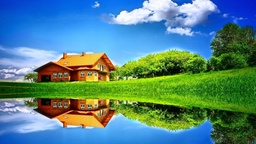
#> input picture Clustering/image.jpeg, 256 x 144 px, shrunk from 1600 x 900 before the run
$ jupyter execute Segmentation-kmeans.ipynb
#> lines starting #> are read from the running program, lines starting #| are printed output that depends on the picture
[cell 1]
import cv2
import numpy as np
import matplotlib.pyplot as plt

[cell 2]
img = cv2.imread("image.jpeg")
#> img is the input picture: shape (144, 256, 3); mean B, G, R 131.8, 133.4, 85.5
img_convert = cv2.cvtColor(img, cv2.COLOR_BGR2RGB)  # Conversion
img_convert.shape
#> Out = (144, 256, 3)

[cell 3]
plt.imshow(img_convert)
plt.axis('off')
plt.show()

[cell 4]
vector = np.float32(img_convert.reshape(-1,3)) # Float 32 is mandatory for kmeans algorithms in cv2
vector.shape
#> Out = (36864, 3)

## Using OpenCV's Kmeans
#### Input Parameters
- samples: must be np.float32. Every feature must be in single column, no matrix.
- attempts : Number of times algorithm using different initial points. Labels with **best compactness** is returned
- criteria: Stopping criteria (actual criteria, max_iteration, epsion)
    - cv2.TERM_CRITERIA_EPS: When the iteration reached accuracy of given epsilon
    - cv2.TERM_CRITERIA_MAX_ITER: When maximum iteration reached
    - Or either of above
- flags:
    - cv2.KMEANS_PP_CENTERS
    - cv2.KMEANS_RANDOM_CENTERS

#### Output parameters
- compactness: **Overall** Sum of sq error distance between every point to centers
- labels
- centers

[cell 5]
attempts=10 # Number of times algorithm using different initial points. Labels with best compactness is returned
criteria = (cv2.TERM_CRITERIA_EPS + cv2.TERM_CRITERIA_MAX_ITER, 10, 1.0)

plt.figure(figsize=(30,20))
for k in range(1,21):
    plt.subplot(4,5,k)
    plt.title(f"$k = {k}$")
    compactness, label, center=cv2.kmeans(vector,k,None,criteria,attempts,cv2.KMEANS_PP_CENTERS)

    # Pixel range is 0-255, not float values
    center = center.astype('uint8')

    ## Assigning centers' rgb values to each pixel (i.e segmentation)
    output = center[label]

    res_image = output.reshape(img.shape)
    plt.imshow(res_image)

    print(f"Done for K={k}")
#> this loop made 20 passes
#> compactness on passes 4 to 15: 116977986.2, 93089431.4, 74901051.1, 66340394.8, 58192560.5, 50561781.6, 45475725.7, 41088852.2, 37791736.9, 35289116.3, 32227332.6, 30133132.6
#> (compactness, center) on passes 1 to 3: (656196860.3, [[85, 133, 131]]), (286409926.1, [[83, 149, 224], [87, 115, 26]]), (193416093.6, [[43, 122, 219], [82, 112, 24], [166, 200, 222]])
#> pass 1, `res_image = output.reshape(img.shape)`:
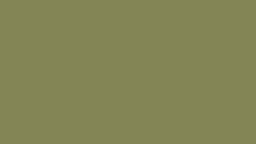
#> res_image: shape (144, 256, 3); mean B, G, R 85, 133, 131
#> pass 2, `res_image = output.reshape(img.shape)`:
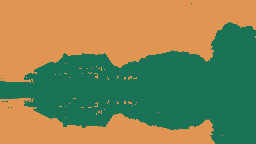
#> res_image: shape (144, 256, 3); mean B, G, R 84.9, 133.1, 131.2
#> pass 3, `res_image = output.reshape(img.shape)`:
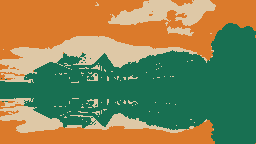
#> res_image: shape (144, 256, 3); mean B, G, R 85, 132.9, 131.4
plt.show()
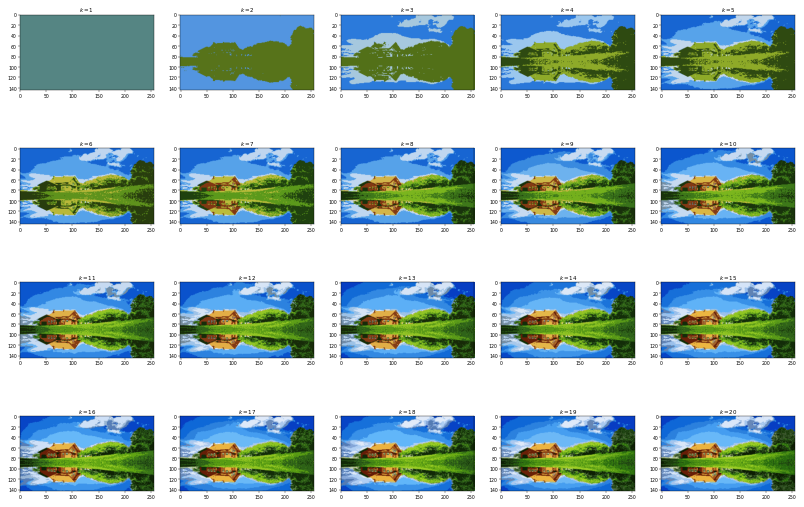
#> figure drawn by matplotlib, 20 panels; B, G, R data is drawn as R, G, B
